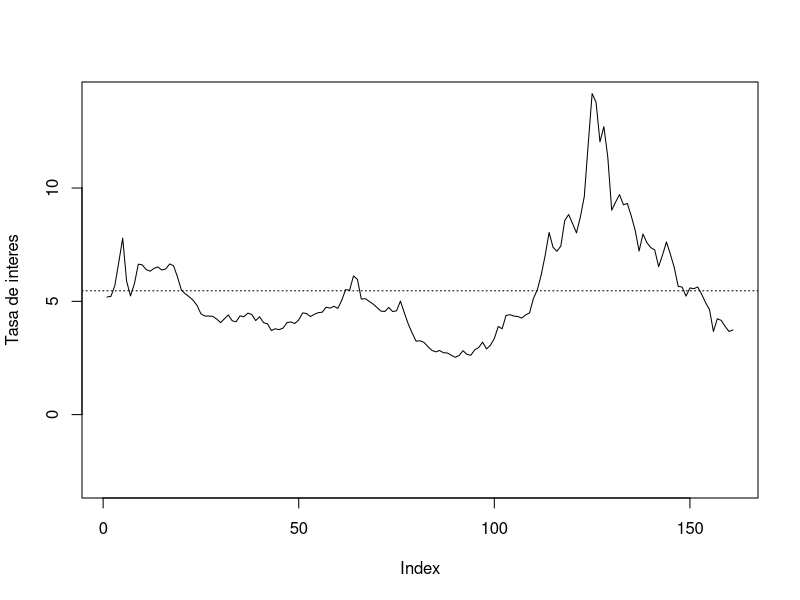
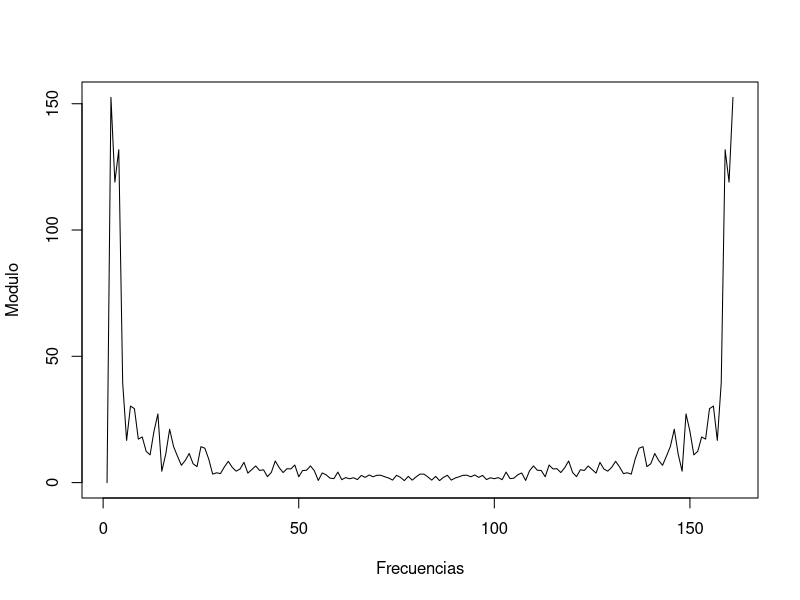
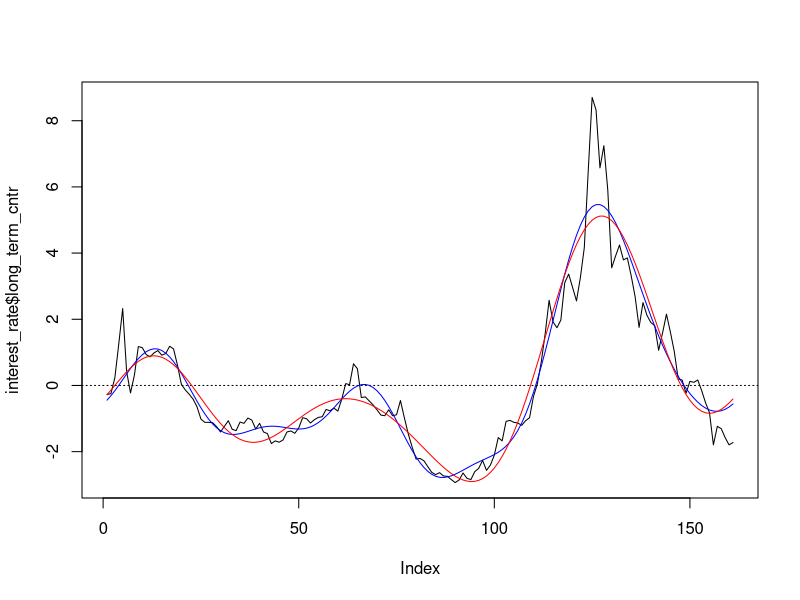
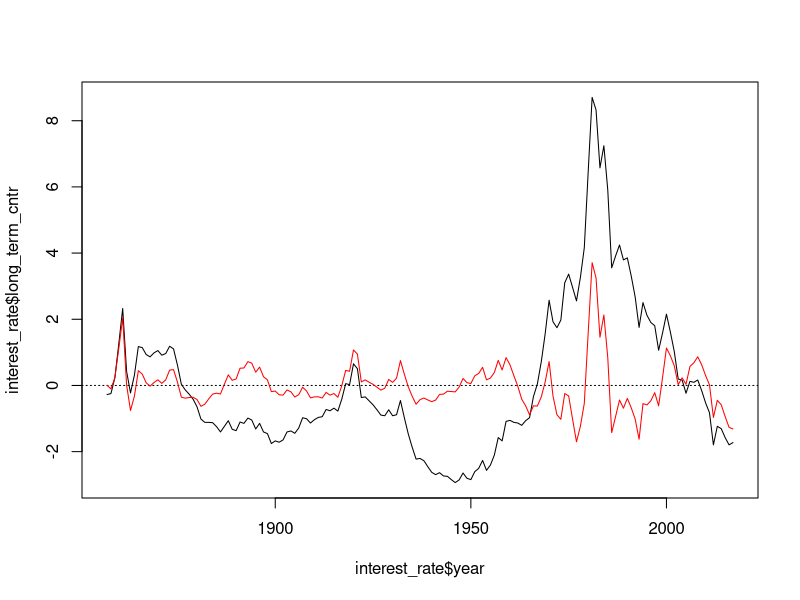
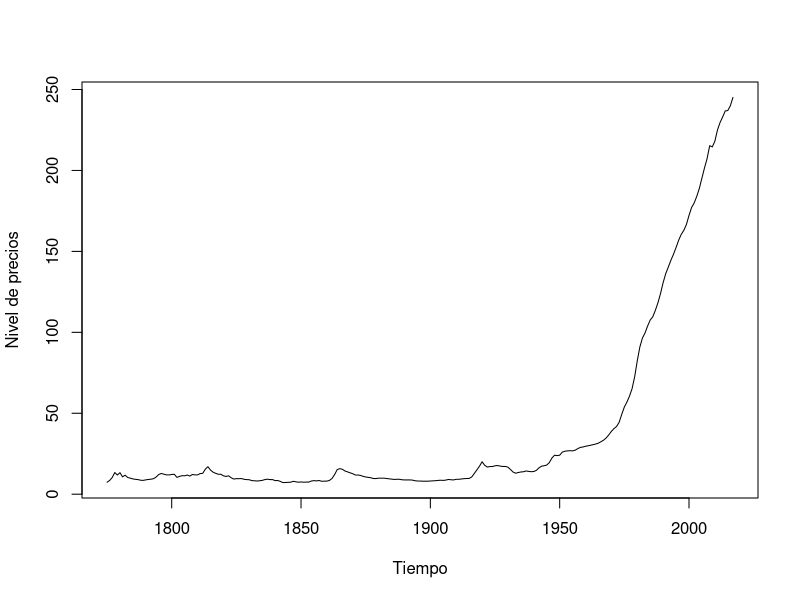
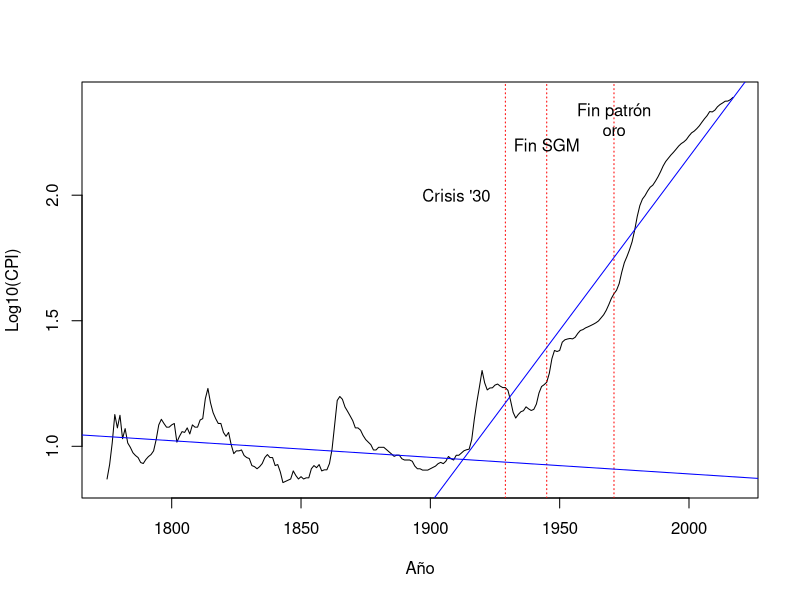
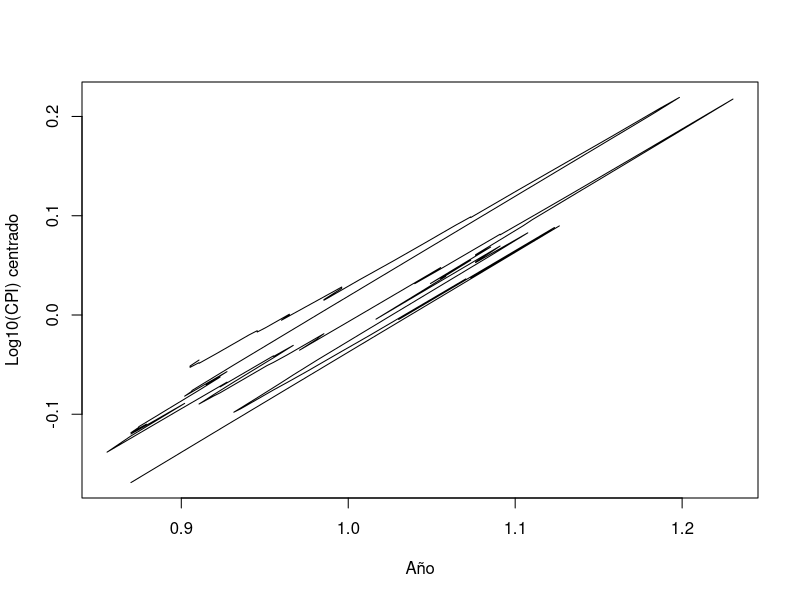
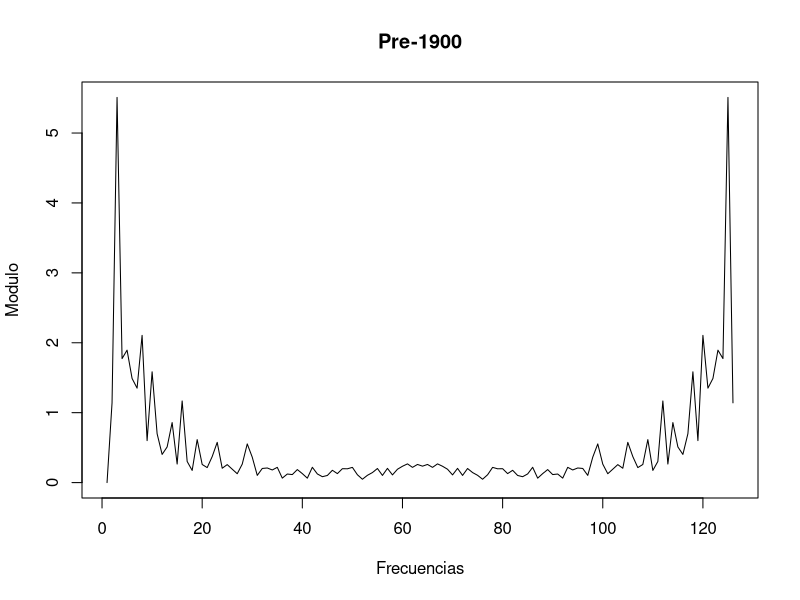

These charts were generated, in order, by the following R code:
#### Librerias ####
library(tidyverse)
library(lubridate)

set.seed(1)

#### Datos ####
gold          = read_csv("data/GOLD_1791-2018.csv",skip = 3)
interest_rate = read_csv("data/INTERESTRATE_1857-2018.csv",skip = 1)
cpi           = read_csv("data/USCPI_1774-2018.csv", skip=4)
gdp           = read_csv("data/USGDP_1790-2018.csv", skip=2)
wage          = read_csv("data/USWAGE_1774-2018.csv", skip=3)

#### Funciones ####
# Corrijo los encabezados de los csv, que no quedan bien en R. Paso los nombres de los encabezados originales a labels de las columnas (metadata)
change_header = function(tabla, nuevos_enc) {
  if (is.data.frame(tabla)) {
    for (i in names(tabla)) {
      attr(tabla[[i]], "label") = i
    }
    names(tabla) = nuevos_enc
  } else {
    stop("Se tiene que pasar un data frame o similar objeto al campo tabla")
  }
  return(tabla)
}

calculo_r2 = function(datos, prediccion) {
    1 - (sum((datos - prediccion) ^ 2, na.rm = TRUE) / sum((datos - mean(datos)) ^ 2, na.rm = TRUE))
}

antifft = function(fouriert, cant_freq) {
    # cant_freq tiene que llevar las primeras frecuencias que se desean
    largo_fourier = length(fouriert)
    total_posiciones_freq = 2 * cant_freq + 1
    vector_multiplicador = c(1, rep(1, cant_freq), rep(0, largo_fourier - total_posiciones_freq), rep(1, cant_freq))
    Re(fft(fouriert * vector_multiplicador, inverse = TRUE) / largo_fourier)
}

# Programa
cpi           = change_header(cpi, c("year", "cpi"))
gold          = change_header(gold, c("year", "value"))
interest_rate = change_header(interest_rate, c("year", "short_term_ord", "short_term_surp", "long_term"))
gdp           = change_header(gdp, c("year", "nominal", "real_2012_base", "gdp_deflator", "pop", "nominal_per_cap", "real_per_cap_2012_base"))
wage          = change_header(wage, c("year", "cost_unsk", "prod_work_hourly_comp"))

#### Tasa de interes de largo plazo de los EE UU ####
# Visualizacion de la serie original
plot(interest_rate$long_term, type = "l", ylim = c(-3, 14), ylab = "Tasa de interes")
abline(h = mean(interest_rate$long_term), lty = 3)

interest_rate$long_term_cntr = interest_rate$long_term - mean(interest_rate$long_term)

fft_ir = fft(interest_rate$long_term_cntr)

# Visualizacion de la transformada de Fourier de la serie original
plot(Mod(fft_ir), type = "l", ylab = "Modulo", xlab = "Frecuencias")
plot(interest_rate$long_term_cntr, type = "l")
abline(h = 0, lty = 3)

# Frecuencias explicativas de la tasa de interes de largo plazo
ir_fft_freqs_explicativas6 = fft_ir * c(0, rep(1, 6), rep(0, length(fft_ir) - 13), rep(1, 6))
ir_antifft6 = Re(fft(ir_fft_freqs_explicativas6, inverse = TRUE) / nrow(interest_rate))
lines(ir_antifft6, col = "blue", type = "l") # En el último extremo parece que ajusta raro.

ir_rsq_antifft6 = calculo_r2(na.omit(interest_rate$long_term_cntr), ir_antifft6)
ir_rsq_antifft6

# Con las primeras 6 frecuencias logro un coeficiente de determinacion en el orden del 91.14%
ir_fft_freqs_explicativas4 = fft_ir * c(0, rep(1, 4), rep(0, length(fft_ir) - 9), rep(1, 4))
ir_antifft4 = Re(fft(ir_fft_freqs_explicativas4, inverse = TRUE) / nrow(interest_rate))
lines(ir_antifft4, col = "red", type = "l") # En el último extremo parece que ajusta raro.

# Con las primeras 4 frecuencias tambien se encuentra un R cuadrado aceptable.
ir_rsq_antifft4 = calculo_r2(na.omit(interest_rate$long_term_cntr), ir_antifft4)
ir_rsq_antifft4

# Residuos explicativos usando las 4 primeras frecuencias
ir_resid_4 = interest_rate$long_term_cntr - ir_antifft4

plot(y = interest_rate$long_term_cntr, interest_rate$year, type = "l")
abline(h = 0, lty = 3)
lines(y = ir_resid_4, interest_rate$year, type = "l", col = "red")

#### Indice de precios al consumidor de los EEUU ####
# Visualización de los datos
plot(y = cpi[["cpi"]], x = cpi[["year"]], type = "l", ylab = "Nivel de precios", xlab = "Tiempo")

cpi[["cpi_log"]] = log10(cpi[["cpi"]])

# Armando las dos regresiones lineales por periodo
cpi_log_lm_pre  = lm(cpi_log ~ year, data = cpi[cpi$year <= 1900,])
cpi_log_lm_post = lm(cpi_log ~ year, data = cpi[cpi$year > 1900,])

plot(cpi[["cpi_log"]], x = cpi[["year"]], type = "l", xlab = "Año", ylab = "Log10(CPI)")
abline(v = c(1971, 1945, 1929), col = "red", lty = 3)
text(x = 1910, y = 2.0, labels = "Crisis '30")
text(x = 1945, y = 2.2, labels = "Fin SGM")
text(x = 1971, y = 2.3, labels = "Fin patrón\noro")
abline(reg = cpi_log_lm_pre, col = "blue")
abline(reg = cpi_log_lm_post, col = "blue")

# Residuos de tendencias lineales del IPC centrados antes y despues del 1900 
cpi_log_cntr_pre = cpi$cpi_log[cpi$year <= 1900] - predict(cpi_log_lm_pre,
                                                           newdata = cpi[cpi$year <= 1900, "year"])
cpi_log_cntr_post = cpi$cpi_log[cpi$year > 1900] - predict(cpi_log_lm_post,
                                                           newdata = cpi[cpi$year > 1900, "year"])

plot(y = cpi_log_cntr_pre, x = cpi[["cpi_log"]][cpi[["year"]] <= 1900], xlab = "Año",
     ylab = "Log10(CPI) centrado", type = "l")

fft_cpi_log_cntr_pre  = fft(cpi_log_cntr_pre)
fft_cpi_log_cntr_post = fft(cpi_log_cntr_post)

plot(Mod(fft_cpi_log_cntr_pre), type = "l", xlab = "Frecuencias", ylab = "Modulo", main = "Pre-1900")
plot(Mod(fft_cpi_log_cntr_post), type = "l", xlab = "Frecuencias", ylab = "Modulo", main = "Post-1900")

cpi_antifft_9_pre = antifft(fft_cpi_log_cntr_pre, 9)
cpi_antifft_9_post = antifft(fft_cpi_log_cntr_post, 9)

plot(y=c(cpi_log_cntr_pre, cpi_log_cntr_post), x=cpi[["year"]], type="l")
lines(y=c(cpi_antifft_9_pre, cpi_antifft_9_post), x=cpi[["year"]], col="red")
abline(v=1900,col="blue",lty=3)

# R cuadrado
cpi_rsq_antifft_9 = calculo_r2(c(cpi_log_cntr_pre, cpi_log_cntr_post), c(cpi_antifft_9_pre, cpi_antifft_9_post))
cpi_rsq_antifft_9 
cpi_rsq_antifft_9_pre = calculo_r2(cpi_log_cntr_pre, cpi_antifft_9_pre)
cpi_rsq_antifft_9_pre 
cpi_rsq_antifft_9_post = calculo_r2(cpi_log_cntr_post, cpi_antifft_9_post)
cpi_rsq_antifft_9_post 

#### PBI Real de los EEUU ####
# Centrando los datos
real_gdp_lm   = lm(log10(real_2012_base) ~ year, data = gdp)
real_gdp_cntr = log10(gdp[["real_2012_base"]]) - predict(object = real_gdp_lm, newdata = gdp[,"year"])

plot(real_gdp_cntr, type = "l")
abline(h=0, col="blue", lty=3)

# Transformada de Fourier
fft_real_gdp_cntr = fft(real_gdp_cntr)
plot(Mod(fft_real_gdp_cntr), type = "l")

# Antifft
real_gdp_antifft_9 = antifft(fft_real_gdp_cntr, 9)
plot(y=real_gdp_cntr, x=gdp[["year"]], type = "l", xlab="Año", ylab="Log10(PBI) centrado")
lines(y=real_gdp_antifft_9, x=gdp[["year"]], col="red")
abline(h=0,lty=3)

real_gdp_antifft_10 = antifft(fft_real_gdp_cntr, 10)
plot(y=real_gdp_cntr, x=gdp[["year"]], type = "l", xlab="Año", ylab="Log10(PBI) centrado")
lines(y=real_gdp_antifft_10, x=gdp[["year"]], col="red")
abline(h=0,lty=3)

# R cuadrado
real_gdp_r2_9 = calculo_r2(real_gdp_cntr, real_gdp_antifft_9)
real_gdp_r2_10 = calculo_r2(real_gdp_cntr, real_gdp_antifft_10)

# No cambia mucho al usar mas frecuencias 
























